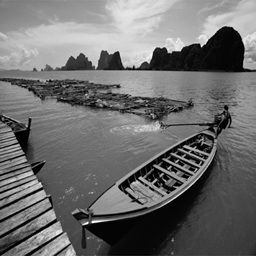
%> input picture Boat.bmp, 256 x 256 px
$ octave Threshold.m   (GNU Octave 9; MATLAB toolbox functions it lacks are replaced by stand-ins)
%> lines starting %> are read from the running program, lines starting %| are printed output that depends on the picture
clear;
imfinfo Boat.bmp;
I=imread('Boat.bmp');
%> I is the input picture: size 256x256 uint8; min 0, max 255, mean 109.2
imshow(I);
figure;imhist(I);
%> after `imhist(I)`:
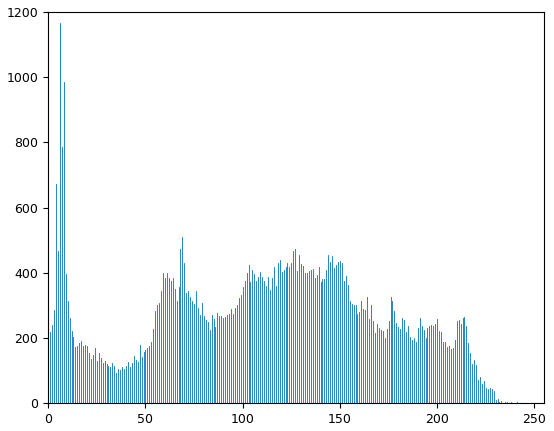
%> figure redrawn from the program's plot data; highest point at x = 6, y = 1166
r = zeros(1,1000);
s = zeros(1,1000);
w = uint8(randn(256));
for i = 1:1000
    II = I;
    x = randi([1,256]);
    y = randi([1,256]);
    II(x, y) = II(x, y)+100;
    Ix = II + w * 15;
    S = abs(fft2(II));
%> (the run ends here)
